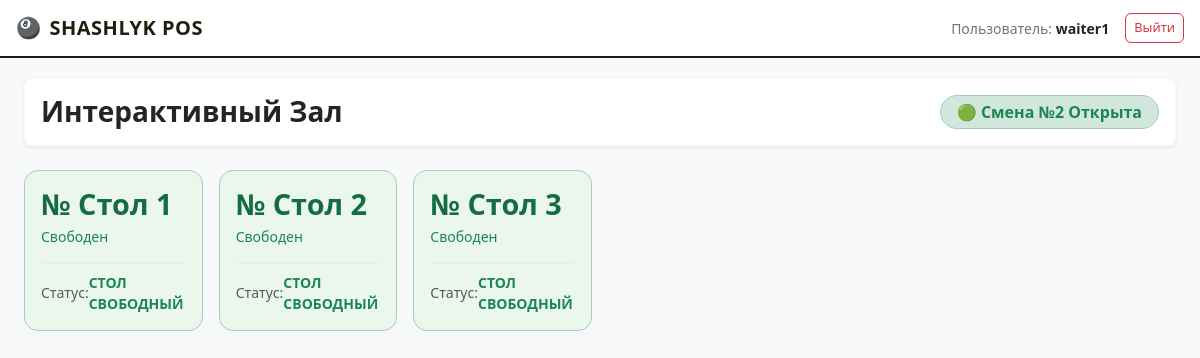
The page /pos/dashboard/ (signed in) on the database its author committed.
### core/models.py (models this page shows, shortened)
class Shift(models.Model):
    cashier = models.ForeignKey(User, on_delete=models.PROTECT, verbose_name=_("Кассир/Менеджер"))
    start_time = models.DateTimeField(auto_now_add=True, verbose_name=_("Открытие смены"))
    end_time = models.DateTimeField(null=True, blank=True, verbose_name=_("Закрытие смены"))
    start_cash = models.DecimalField(max_digits=10, decimal_places=2, default=0, verbose_name=_("Наличные при открытии"))
    end_cash = models.DecimalField(max_digits=10, decimal_places=2, null=True, blank=True, verbose_name=_("Наличные при закрытии (факт)"))
    is_active = models.BooleanField(default=True, verbose_name=_("Смена активна"))
    class Meta:
        verbose_name = _('Рабочая смена')
        verbose_name_plural = _('Рабочие смены')

### orders/models.py (models this page shows, shortened)
class Table(models.Model):
    number = models.CharField(max_length=10, unique=True, verbose_name=_("Номер стола"))
    is_available = models.BooleanField(default=True, verbose_name=_("Доступен/Свободен"))
    is_active = models.BooleanField(default=True, verbose_name=_("Активен (Существует в зале)"))
    @property
    def current_active_order(self):
        return self.orders.filter(status='active').first()
    class Meta:
        verbose_name = _('Стол')
        verbose_name_plural = _('Столы')

### orders/views.py (the view, shortened to what this page needs)
# urls.py: path('dashboard/', views.waiter_dashboard, name='waiter_dashboard'),
@login_required
def waiter_dashboard(request):
    active_shift = Shift.objects.filter(is_active=True).first()
    tables = Table.objects.filter(is_active=True).order_by('number')
    active_orders = Order.objects.filter(status='active').select_related('table', 'waiter')
    table_orders = {order.table_id: order for order in active_orders if order.table_id}
    context = {
        'tables': tables,
        'table_orders': table_orders,
        'active_shift': active_shift,
    }
    return render(request, 'orders/dashboard.html', context)

### orders/templates/orders/dashboard.html (shortened to what this page needs)
{% extends 'base.html' %}
{% block content %}
<div class="hall-container">
    <div class="container-fluid px-4">
        <div class="d-flex justify-content-between align-items-center mb-4 bg-white p-3 rounded-3 border border-light shadow-sm">
            <div>
                <h2 class="fw-bold text-dark m-0 fs-3">Интерактивный Зал</h2>
            </div>
            <div>
                {% if active_shift %}
                    <span class="badge bg-success-subtle text-success border border-success-subtle px-3 py-2 fw-bold fs-6 rounded-pill">
                        🟢 Смена №{{ active_shift.id }} Открыта
                    </span>
                {% else %}
                    <span class="badge bg-danger-subtle text-danger border border-danger-subtle px-3 py-2 fw-bold fs-6 rounded-pill">
                        🔴 Смена Закрыта
                    </span>
                {% endif %}
            </div>
        </div>
        <div class="row row-cols-2 row-cols-sm-3 row-cols-md-4 row-cols-lg-6 g-3">
            {% for table in tables %}
                <div class="col">
                    <a href="{% url 'order_detail' table.id %}" class="text-decoration-none">
                        <div class="card card-table h-100 {% if table.current_active_order %}table-busy{% else %}table-free{% endif %}">
                            <div class="card-body d-flex flex-column justify-content-between p-3">
                                <div>
                                    <div class="d-flex justify-content-between align-items-start">
                                        <h3 class="fw-bold mb-0 table-number" style="font-size: 1.8rem;"> № {{ table.number }}</h3>
                                    </div>
                                    <div class="small mt-1 table-status-text fw-medium">
                                        {% if table.current_active_order %}В работе{% else %}Свободен{% endif %}
                                    </div>
                                </div>
                                <div class="mt-3 pt-2 border-top border-light-subtle d-flex justify-content-between align-items-center">
                                    <span class="small text-muted">Статус:</span>
                                    <span class="table-action small text-uppercase tracking-wider">
                                        {% if table.current_active_order %}
                                            Стол Открыт
                                        {% else %}
                                            Стол Свободный
                                        {% endif %}
                                    </span>
                                </div>
                            </div>
                        </div>
                    </a>
                </div>
            {% empty %}
                <div class="col-12 text-center py-5 bg-white rounded-3 border">
                    <span class="fs-1">🗺️</span>
                    <p class="text-muted mt-2 mb-0">Столы не найдены. Создайте конфигурацию столов в панели администратора Django.</p>
                </div>
            {% endfor %}
        </div>
    </div>
</div>
{% endblock %}

### templates/base.html (shortened to what this page needs)
<!DOCTYPE html>
<html lang="ru">
<head>
    <link rel="stylesheet" href="https://cdn.jsdelivr.net/npm/bootstrap@5.3.2/dist/css/bootstrap.min.css">
</head>
<body>
    <nav class="navbar navbar-expand navbar-light py-2">
        <div class="container-fluid px-3">
            <a class="navbar-brand fw-bold text-logo-accent d-flex align-items-center" href="{% url 'waiter_dashboard' %}">
                <span class="me-2">🎱</span> SHASHLYK POS
            </a>
            <div class="ms-auto">
                {% if user.is_authenticated %}
                    <div class="d-flex align-items-center gap-3">
                        <span class="navbar-text text-secondary small">
                            Пользователь: <strong class="text-dark fw-semibold">{{ user.username }}</strong>
                        </span>
                        <form action="{% url 'logout' %}" method="post" class="m-0 p-0">
                            <button type="submit" class="btn btn-sm btn-outline-danger py-1 px-2 rounded-2 fw-medium" style="font-size: 0.8rem;">
                                Выйти
                            </button>
                        </form>
                    </div>
                {% else %}
                    <span class="navbar-text text-muted small fw-medium">
                        Требуется авторизация
                    </span>
                {% endif %}
            </div>
        </div>
    </nav>
    <div class="main-content-wrapper">
        {% block content %}
        {% endblock %}
    </div>
</body>
</html>

### templates/base.html (style rules this page uses)
html, body { height: 100%; margin: 0; padding: 0; overflow: hidden; }
body { background-color: #f8f9fa; color: #212529; font-family: system-ui, -apple-system, "Segoe UI", Roboto, sans-serif; display: flex; flex-direction: column; }
.navbar { background-color: #ffffff !important; border-bottom: 2px solid #171f26; box-shadow: 0 2px 4px rgba(0,0,0,0.04); flex-shrink: 0; }
.navbar-brand { font-size: 1.25rem; letter-spacing: 0.5px; }
.main-content-wrapper { flex-grow: 1; overflow: hidden; position: relative; }
.text-logo-accent { color: #1c200f !important; }

### orders/templates/orders/dashboard.html (style rules this page uses)
.hall-container { background-color: #f8f9fa; min-height: calc(100vh - 56px); padding-top: 20px; font-family: system-ui, -apple-system, sans-serif; }
.card-table { border: 1px solid #dee2e6; border-radius: 14px; transition: all 0.2s ease-in-out; min-height: 140px; box-shadow: 0 4px 6px rgba(0, 0, 0, 0.02) !important; }
.table-free { background-color: #ebf7ed !important; border-color: #a3cfbb !important; }
.table-free .table-number { color: #146c43; }
.table-free .table-status-text { color: #198754; }
.table-free .table-action { color: #198754; font-weight: bold; }

### rows shown on the page
Shift: id "2"
Table: number "Стол 1", shows "Свободен", shows "СТОЛ СВОБОДНЫЙ"
Table: number "Стол 2", shows "Свободен", shows "СТОЛ СВОБОДНЫЙ"
Table: number "Стол 3", shows "Свободен", shows "СТОЛ СВОБОДНЫЙ"

### other values the page prints
{{ user.username }} "waiter1"
